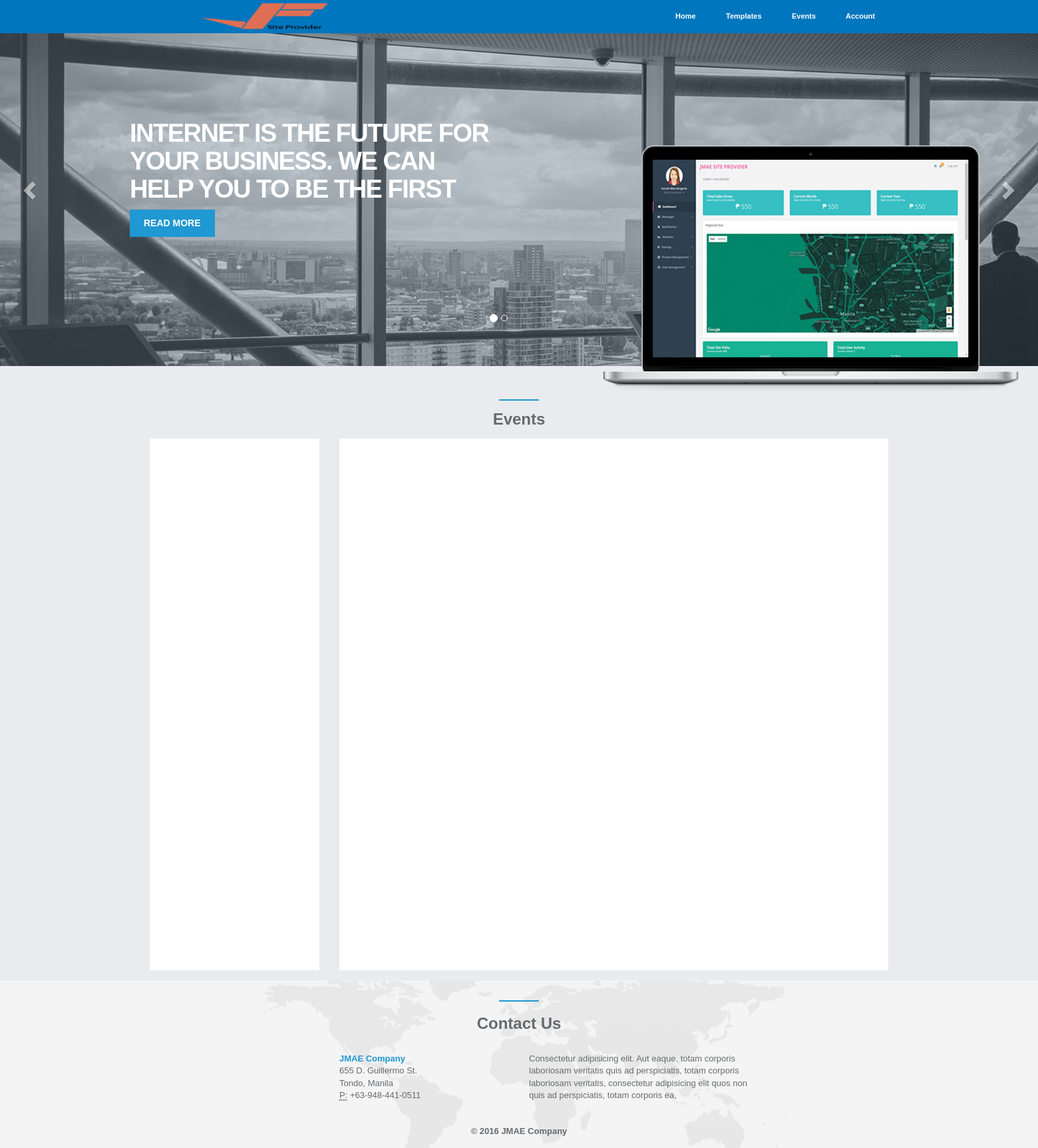
The app's page /index.php/events, older data.
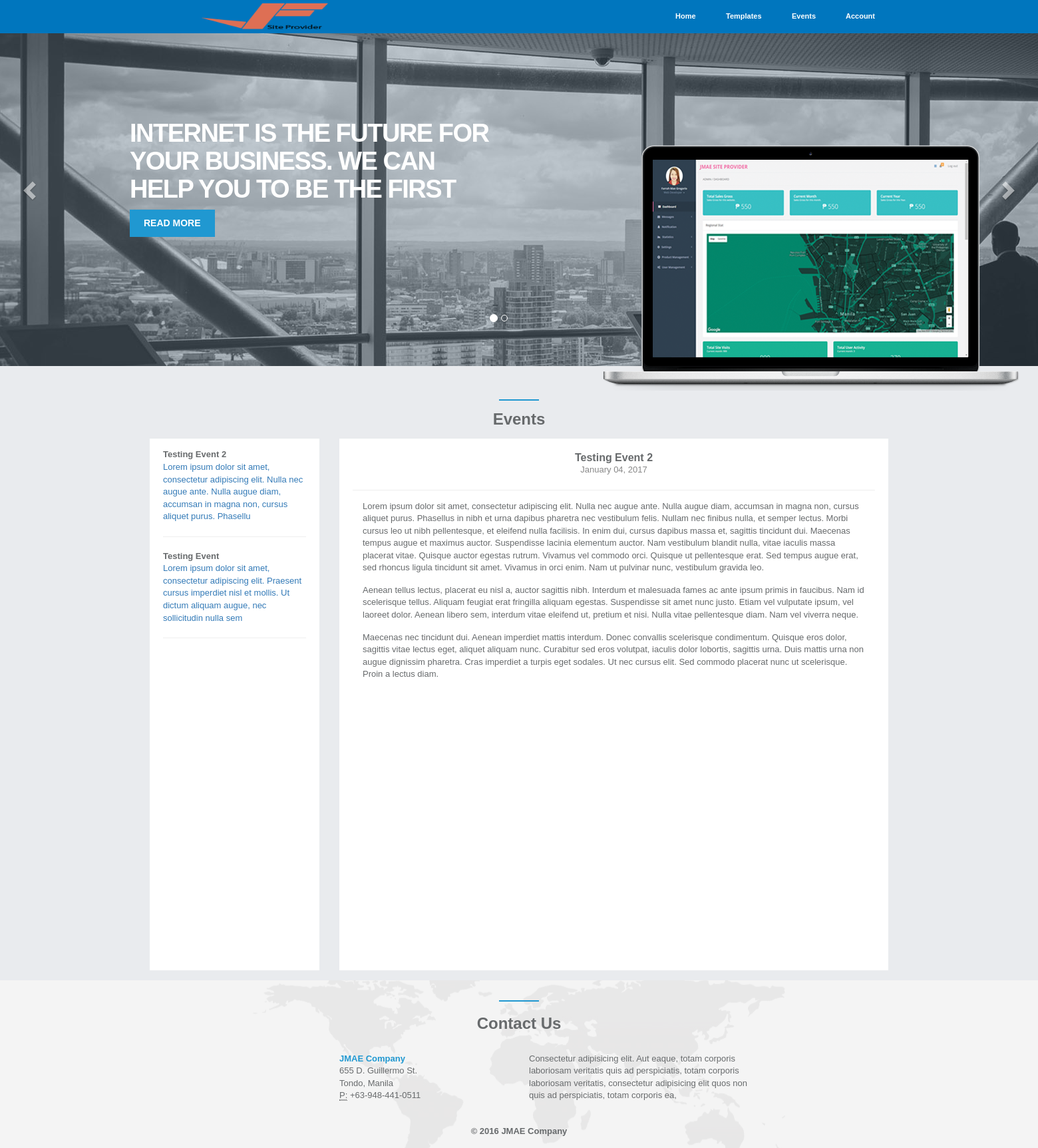
The same page, newer data.
### tables this page shows
CREATE TABLE `events` (
  `NO` int(11) NOT NULL,
  `NAME` varchar(500) NOT NULL,
  `TITLE` varchar(500) NOT NULL,
  `DESCRIPTION` varchar(5000) NOT NULL,
  `DATE` varchar(100) NOT NULL,
  `HOUR` varchar(100) NOT NULL,
  `IMAGEURL` varchar(500) NOT NULL,
  `DELETION` int(11) NOT NULL,
  `RANDOMCODE` varchar(500) NOT NULL
);

### application/controllers/Events.php (called while the page is built, shortened)
<?php
class Events extends CI_Controller {
	public function __construct()
    {
        $this->curpage = "Events";
        $this->load->model('Events_model');
    }
	public function index()
	{
		if ( $this->session->userdata('account_type') == "User" || $this->session->userdata('account_type') == "" ) {
			$details = array (
				'get_all_events'			=>	$this->Events_model->get_all_events(),
				'get_specific_event'		=>	$this->Events_model->get_latest_events_limit()
			);
			$data['content']	=	$this->load->view('user/eventscontent', $details, TRUE);
			$data['curpage']	= 	$this->curpage;
			$this->load->view('template', $data);
		} else {
			redirect('/admin');
		}
	}
}

### index.php (called while the page is built, shortened)
<?php
require_once BASEPATH.'core/CodeIgniter.php';

### application/models/Events_model.php (called while the page is built, shortened)
<?php
class Events_model extends CI_Model
{
	public $table			=	"events";
	public $dbno			=	"NO";
	public $deletion		= 	"DELETION";
	public function get_all_events()
	{
		$row = $this->db->where($this->deletion, "0")
						->order_by($this->dbno, "DESC")
						->get($this->table);
		return $row->result();
	}
	public function get_latest_events_limit()
	{
		$row = $this->db->where($this->deletion, "0")
						->order_by($this->dbno, "DESC")
						->limit(1)
						->get($this->table);
		return $row->result();
	}
}

### application/views/user/events_left.php (the view)
<?php
	if ( !empty($get_all_events) ) {
		foreach ( $get_all_events as $gae ) :
?>
			<div>
				<div class="text-bold"><?php echo $gae->TITLE; ?></div>
				<div>
				    <a href="<?php echo base_url(); ?>events/post/<?php echo $gae->RANDOMCODE; ?>">
				    	<?php echo substr($gae->DESCRIPTION, 0, 150); ?>
				    </a>
				    <hr/>
				</div>
			</div>
<?php
		endforeach;
	}
?>

### application/views/user/eventscontent.php (shortened to what this page needs)
<div class="text-center">
    <?php
		$this->load->view('user/homecoverimage');
	?>
</div>
<div class="margin-top-fifty">
	<div class="container">
        <div class="text-center">
	        <h2 class="no-margin padding-top text-bold">
	        </h2>
        </div>
        <div class="padding-top">
	        <div class="col-md-3">
	        	<div class="ibox-content full-height">
	        		<?php $this->load->view('user/events_left'); ?>
	        	</div>
	        </div>
	        <div class="col-md-9">
	        	<div class="ibox-content full-height">
	        		<?php $this->load->view('user/events_right'); ?>
	        	</div>
	        </div>
        </div>
	</div>
</div>

### application/views/user/homecoverimage.php (shortened to what this page needs)
<div id="inSlider" class="landing-page carousel carousel-fade" data-ride="carousel">
    <ol class="carousel-indicators">
        <li data-target="#inSlider" data-slide-to="0" class="active"></li>
        <li data-target="#inSlider" data-slide-to="1"></li>
    </ol>
    <div class="carousel-inner" role="listbox">
        <div class="item active">
            <div class="container">
                <div class="carousel-caption">
                    <h1>Internet is the future for<br/>
                        your business. We can<br/>
                        help you to be the first</h1>
                    <p>
                        <a class="btn btn-lg btn-primary" href="#" role="button">READ MORE</a>
                    </p>
                </div>
            </div>
            <div class="header-back one">
                <img src="<?php echo base_url();?>public/img/landing/header_one.png" alt="laptop"/>
            </div>
        </div>
    </div>
    <a class="left carousel-control" href="#inSlider" role="button" data-slide="prev">
        <span class="glyphicon glyphicon-chevron-left" aria-hidden="true"></span>
    </a>
    <a class="right carousel-control" href="#inSlider" role="button" data-slide="next">
        <span class="glyphicon glyphicon-chevron-right" aria-hidden="true"></span>
    </a>
</div>

### application/views/template.php (shortened to what this page needs)
<html>
	<head>
		<?php $this->load->view('common/css_files_includes'); ?>
	</head>
	<body>
		<?php
			$this->load->view('common/navtop');
		?>
		<div class="landing-page">
		<?php
			switch ($curpage) {
		    	case 'Events':
		    		echo $content;
		    		break;
			}
			$this->load->view('common/footer_user');
		?>
		</div>
	</body>
</html>

### application/views/common/css_files_includes.php (shortened to what this page needs)
<link rel="stylesheet" href="<?php echo base_url();?>public/css/bootstrap.min.css"/>
<link rel="stylesheet" href="<?php echo base_url();?>public/css/plugins/toastr/toastr.min.css">
<link rel="stylesheet" href="<?php echo base_url();?>public/css/plugins/hovereffects/hover.css">
<link rel="stylesheet" href="<?php echo base_url();?>public/css/plugins/dropzone/basic.css">
<link rel="stylesheet" href="<?php echo base_url();?>public/css/plugins/dropzone/dropzone.css">
<link rel="stylesheet" href="<?php echo base_url();?>public/css/plugins/iCheck/custom.css">
<link rel="stylesheet" href="<?php echo base_url();?>public/css/plugins/cropper/cropper.min.css">
<link rel="stylesheet" href="<?php echo base_url();?>public/css/plugins/steps/jquery.steps.css">
<link rel="stylesheet" href="<?php echo base_url();?>public/css/plugins/chosen/chosen.css">
<link rel="stylesheet" href="<?php echo base_url();?>public/css/plugins/iCheck/custom.css">
<link rel="stylesheet" href="<?php echo base_url();?>public/css/plugins/multipleimage/ninja-slider.css">
<link rel="stylesheet" href="<?php echo base_url();?>public/css/plugins/multipleimage/thumbnail-slider.css">
<link rel="stylesheet" href="<?php echo base_url();?>public/css/plugins/owncarousel/owl.carousel.min.css">
<link rel="stylesheet" href="<?php echo base_url();?>public/css/plugins/owncarousel/owl.theme.min.css">
<link rel="stylesheet" href="<?php echo base_url();?>public/css/animate.css">
<link rel="stylesheet" href="<?php echo base_url();?>public/font-awesome/css/font-awesome.css">
<link rel="stylesheet" href="<?php echo base_url();?>public/css/style.css">
<link rel="stylesheet" href="<?php echo base_url();?>public/css/styles.css">

### application/views/common/navtop.php (shortened to what this page needs)
<nav class="nav2 navbar navbar-default no-margin no-border-radius" style="background-color: #0076BE;font-size: 11px;">
    <div class="container-fluid">
        <div class="col-md-6">
            <div class="text-center">
                <ul class="nav navbar-nav" style="display: inline-block;">
                    <li><a class="no-padding" href="<?php echo base_url();?>">
                    <img class="img-responsive" src="<?php echo base_url(); ?>public/img/logo4.png" style="height: 50px;width:200px; padding: 5px;" /></a></li>
                </ul>
            </div>
        </div>
        <div class="col-md-6">
            <div class="text-center">
                <ul class="nav navbar-nav" style="display: inline-block;">
                    <div class="text-center">
                    <ul class="nav navbar-nav" style="display: inline-block;">
                        <li class="text-center">
                            <a class="hvr-underline-reveal" href="<?php echo base_url();?>"><strong>Home</strong></a>
                        </li>
                        <li class="text-center">
                            <a class="hvr-underline-reveal" class="" href="<?php echo base_url();?>templates"><strong>Templates</strong></a>
                        </li>
                        <li class="text-center">
                            <a class="hvr-underline-reveal" class="" href="<?php echo base_url();?>events"><strong>Events</strong></a>
                        </li>
                        <?php
                            if( !$this->session->userdata('user_session') ){
                        ?>
                                <li class="text-center">
                                    <a class="hvr-underline-reveal" data-toggle="modal" data-target="#loginModal"><strong>Account</strong></a>
                                </li>
                        <?php
                            }
                        ?>
                    </ul>
            </div>
        </div>
    </div>
</nav>

### application/views/common/footer_user.php
<div class="">
    <section id="contact" class="gray-section contact no-margin">
        <div class="container">
            <div class="row m-b-lg">
                <div class="col-lg-12 text-center">
                    <div class="navy-line padding-top"></div>
                    <h2 class="no-margin-bottom text-bold">Contact Us</h2>
                </div>
            </div>
            <div class="row m-b-lg no-margin">
                <div class="col-lg-3 col-lg-offset-3">
                    <address>
                        <strong><span class="navy">JMAE Company</span></strong><br/>
                        655 D. Guillermo St.<br/>
                        Tondo, Manila<br/>
                        <abbr title="Phone">P:</abbr> +63-948-441-0511
                    </address>
                </div>
                <div class="col-lg-4">
                    <p class="text-color">
                        Consectetur adipisicing elit. Aut eaque, totam corporis laboriosam veritatis quis ad perspiciatis, totam corporis laboriosam veritatis, consectetur adipisicing elit quos non quis ad perspiciatis, totam corporis ea,
                    </p>
                </div>
            </div>
            <div class="row">
                <div class="col-lg-8 col-lg-offset-2 text-center m-t-lg m-b-lg margin-top-bottom">
                    <strong>&copy; 2016 JMAE Company</strong><br/>
                </div>
            </div>
        </div>
    </section>
</div>

### application/views/user/events_right.php
<?php
	if ( !empty($get_specific_event) ) {
		foreach ( $get_specific_event AS $gse ) :
?>
			<div class="text-center">
				<h3 class="no-margin"><?php echo $gse->TITLE; ?></h3>
				<span class="text-muted"><?php echo $gse->DATE; ?></span>
				<hr class="no-margin-bottom" />
			</div>
			<div class="article-title no-margin-top padding-left-right">
				<?php
					$desc = explode('\n', $gse->DESCRIPTION);
					foreach ( $desc as $description ) :
				?>
						<div class="padding-top">
							<?php echo $description;?>
						</div>
				<?php
					endforeach;
				?>
			</div>
<?php
		endforeach;
	}
?>

### public/css/styles.css (style rules this page uses)
body { background-color: #E9EBEE; font-family: "Lucida Grande", "Lucida Sans Unicode", "Lucida Sans", Geneva, Verdana, sans-serif; }
.navbar .navbar-nav { display: inline-block; float: none; vertical-align: top; }
.no-margin { margin: 0px; }
.no-margin-bottom { margin-bottom: 0px; }
.no-margin-top { margin-top: 0px; }
.margin-top-bottom { margin-top: 15px; margin-bottom: 15px; }
.margin-top-fifty { margin-top: 50px; }
.no-padding { padding: 0px; }
.padding-top { padding-top: 15px; }
.padding-left-right { padding-left: 15px; padding-right: 15px; }
.text-bold { font-weight: bolder; }
.text-center { text-align: center; }
.navbar-default .navbar-nav > li > a { color: #FFFFFF; }
.no-border-radius { border-radius:0px; }
.hvr-underline-reveal { display: inline-block; vertical-align: middle; -webkit-transform: perspective(1px) translateZ(0); transform: perspective(1px) translateZ(0); box-shadow: 0 0 1px transparent; position: relative; overflow: hidden; }
.hvr-underline-reveal:before { content: ""; position: absolute; z-index: -1; left: 0; right: 0; bottom: 0; background: #FFFFFF; height: 4px; -webkit-transform: translateY(4px); transform: translateY(4px); -webkit-transition-property: transform; transition-property: transform; -webkit-transition-duration: 0.2s; transition-duration: 0.2s; -webkit-transition-timing-function: ease-out; transition-timing-function: ease-out; }

Row changes from the older to the newer data that the page shows:
added events: TITLE "Testing Event 2", DESCRIPTION "Lorem ipsum dolor sit amet, consectetur adipiscing elit. Nulla nec augue ante. Nulla augue diam, accumsan in magna non, cursus aliquet purus. Phasellu", DATE "January 04, 2017", DESCRIPTION "Lorem ipsum dolor sit amet, consectetur adipiscing elit. Nulla nec augue ante. Nulla augue diam, accumsan in magna non, cursus aliquet purus. Phasellus in nibh et urna dapibus pharetra nec vestibulum felis. Nullam nec finibus nulla, et semper lectus. Morbi cursus leo ut nibh pellentesque, et eleifend nulla facilisis. In enim dui, cursus dapibus massa et, sagittis tincidunt dui. Maecenas tempus augue et maximus auctor. Suspendisse lacinia elementum auctor. Nam vestibulum blandit nulla, vitae iaculis massa placerat vitae. Quisque auctor egestas rutrum. Vivamus vel commodo orci. Quisque ut pellentesque erat. Sed tempus augue erat, sed rhoncus ligula tincidunt sit amet. Vivamus in orci enim.…", DESCRIPTION "Aenean tellus lectus, placerat eu nisl a, auctor sagittis nibh. Interdum et malesuada fames ac ante ipsum primis in faucibus. Nam id scelerisque tellus. Aliquam feugiat erat fringilla aliquam egestas. Suspendisse sit amet nunc justo. Etiam vel vulputate ipsum, vel laoreet dolor. Aenean libero sem, interdum vitae eleifend ut, pretium et nisi. Nulla vitae pellentesque diam. Nam vel viverra neque.", DESCRIPTION "Maecenas nec tincidunt dui. Aenean imperdiet mattis interdum. Donec convallis scelerisque condimentum. Quisque eros dolor, sagittis vitae lectus eget, aliquet aliquam nunc. Curabitur sed eros volutpat, iaculis dolor lobortis, sagittis urna. Duis mattis urna non augue dignissim pharetra. Cras imperdiet a turpis eget sodales. Ut nec cursus elit. Sed commodo placerat nunc ut scelerisque. Proin a lectus diam."
added events: TITLE "Testing Event", DESCRIPTION "Lorem ipsum dolor sit amet, consectetur adipiscing elit. Praesent cursus imperdiet nisl et mollis. Ut dictum aliquam augue, nec sollicitudin nulla sem", shown under "INTERNET IS THE FUTURE FORYOUR BUSINESS. WE CANHELP YOU TO BE THE FIRST"
